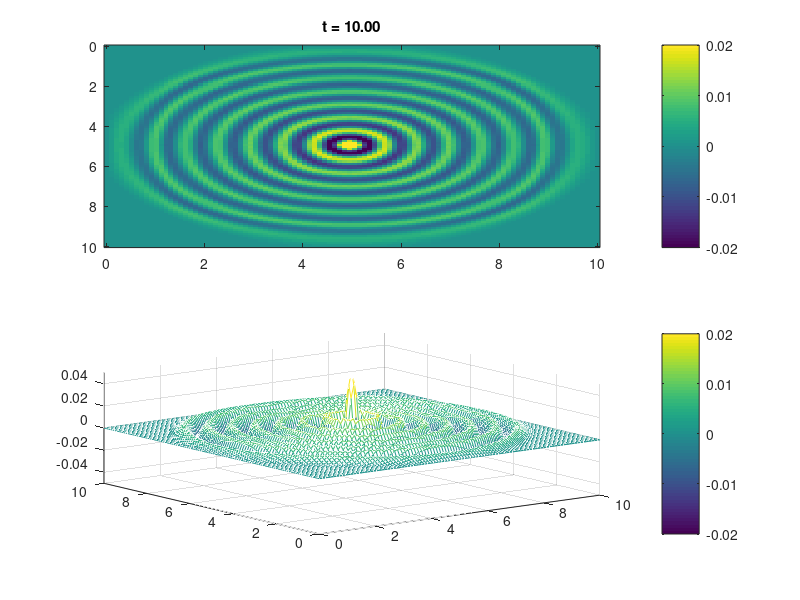

Recreate this plot in MATLAB.
% Define the domain

% Space parameters
Lx = 10;   % Length in the x-direction
Ly = 10;   % Length in the y-direction
dx = 0.1;  % Grid spacing in the x-direction
dy = 0.1;  % Grid spacing in the y-direction

% Compute the number of grid points
nx = fix(Lx / dx);  % Number of points in the x-direction
ny = fix(Ly / dy);  % Number of points in the y-direction

% Generate spatial grid
x = linspace(0, Lx, nx);  % x-coordinates
y = linspace(0, Ly, ny);  % y-coordinates

% Time parameter
T = 10;  % Total simulation time

%% Field Variable Definition

% Initialize field variables
wn = zeros(nx, ny);  % Field variable at current time step (n)
wnm1 = wn;           % Field variable at previous time step (n-1)
wnp1 = wn;           % Field variable at next time step (n+1)

%% Parameters

CFL = 0.5;         % Courant-Friedrichs-Lewy (CFL) number, CFL = c * dt / dx
c = 1;             % Wave speed (assumed to be 1)
dt = CFL * dx / c; % Time step size based on CFL condition

t = 0;

while (t < T)

    % Reflecting Boundary Conditions
    wn(:, [1 end]) = 0;
    wn([1 end], :) = 0;

    % Solution update
    t = t + dt;



% Update time step
t = t + dt;

% Save current and previous arrays
wnm1 = wn;  
wn = wnp1;



% Update field variable using finite difference scheme
for i = 2:nx-1
    for j = 2:ny-1
        wnp1(i,j) = 2 * wn(i,j) - wnm1(i,j) ...
                  + CFL^2 * ( wn(i+1,j) + wn(i,j+1) - 4 * wn(i,j) + wn(i-1,j) + wn(i,j-1) );
        % Apply source term at the midpoint (50,50)
        if i == 50 && j == 50
            wnp1(i,j) = wnp1(i,j) + dt^2 * 20 * sin(30 * pi * t / 20);
        end
    end
end

% Visualize at selected steps
% Visualize at selected steps
clf;
subplot(2,1,1);
imagesc(x, y, wn'); colorbar; caxis([-0.02 0.02]);
title(sprintf('t = %.2f', t));
subplot(2,1,2);
mesh(x, y, wn'); colorbar; caxis([-0.02 0.02]);
axis([0 Lx 0 Ly -0.05 0.05]);
shg; pause(0.01);
end

